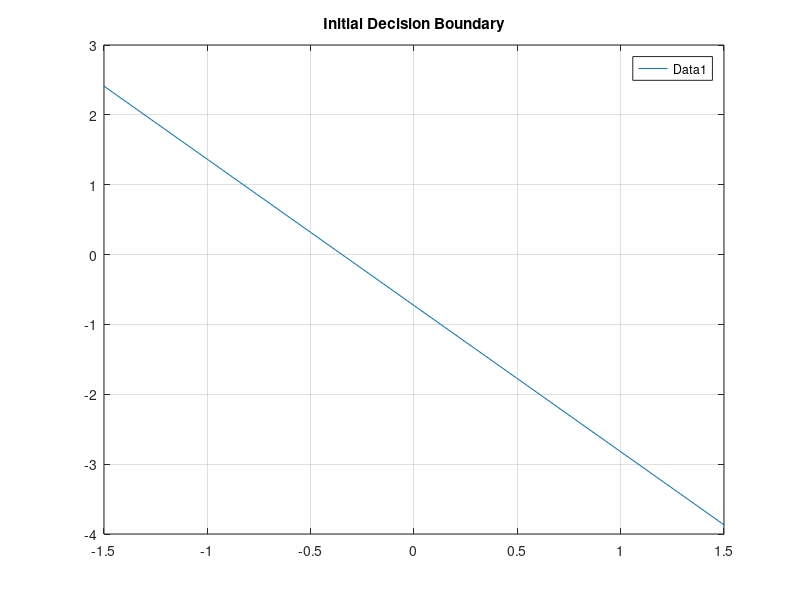

MATLAB code for this plot: (Note: this script raises an error after producing the figure.)
%% PRACTICE 14.8. Classification of Nonlinearly Separable Data

clc; close all;
% Data::
% x = [1   -0.8  -1.4  0.9 1.3 0.5 0.1 1.3 1.2;-1.4 -0.7  2.3  -2.2 1.5 0.4 0.4 1.2 0.8];
% t = [0    0    0     0   1   1   1   1   1   ]; % salidas deseadas

x = [0   -0.8  -0.1  0.8 0.9 0.4 0.8 0.1 0.7;...
    -0.8 -0.8  1.6  -1.6 0.9 0.6 0.9 0.4 0.8 ] 

t = [0 0 0 0 1 1 1 1 1]; % desired outputs
w = rand(1,2); % randomly generated weights
b = rand;      % randomly generated bias

plot(x(1,1:4), x(2,1:4), '*'); hold on
plot(x(1,5:9), x(2,5:9), '+'); hold on
axis([-3 3 -3 3]); hold 
X = -1.5:0.5:1.5;
Y = (-b - w(1)*X) ./ w(2); % decision boundary equation
plot(X, Y);hold;
title('Initial Decision Boundary')
legend('Data1','Data2','Boundary')
grid on

% Create VideoWriter object:
video_evolution = VideoWriter('decisionBoundary2D');
video_evolution.FrameRate = 1;
open(video_evolution);

% Try 40 epochs (iterations) to check if it converges
figure
for j = 1:40
    y = step_unit (w*x + b);
    if all(t == y)
        break
    end
    w = w + (t - y)*x';
    b = b + (t - y)*ones(length(x),1);
    plot(x(1,1:4), x(2,1:4), '*'); hold on
    plot(x(1,5:9), x(2,5:9), '+'); hold on
    axis([-3 3 -3 3]); hold on
    X = -3:0.5:3;
    Y = (-b - w(1)*X) ./ w(2);
    plot(X, Y); hold
    title(' Evolution of the Decision Boundary')
    legend('Data1','Data2','Boundary')
    grid on
    M = getframe(gcf); % capture a frame from the current figure
    writeVideo(video_evolution, M); % save the frame in the video object
end
if j == 40
    fprintf('Solution not found.\n')
else
    fprintf('Solution found in %i epochs.\n', j)
end
y = step_unit(w*x + b);
close(video_evolution)
